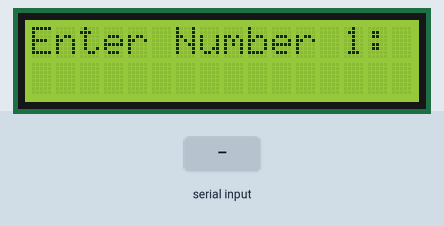
A sketch run on a simulated Arduino Uno, built with avr-gcc and run on an emulated ATmega328P. Parts: 16×2 character LCD. The inputs (shaded band) are chosen by the test bench.

Above: at 1.2 s.
1.3 s: "90,45\n" received over Serial
At 4.0 s:
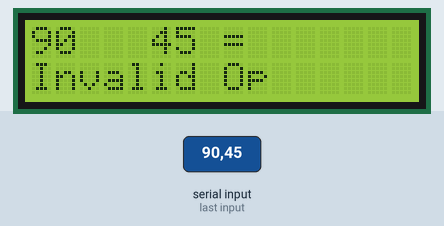
4.3 s: "+" received over Serial
At 7.1 s:
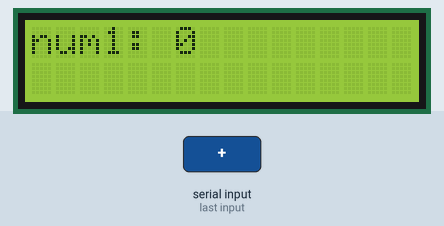
7.3 s: "-" received over Serial
At 10.1 s:
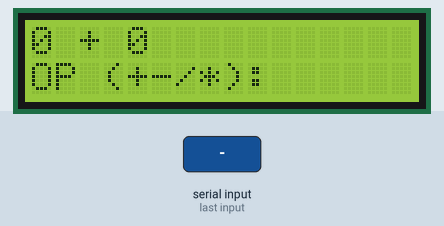
10.3 s: "*" received over Serial
At 11.0 s:
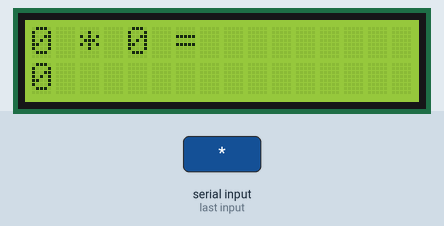
11.8 s: "/" received over Serial
At 14.7 s:
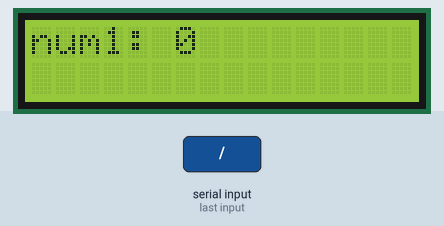
14.8 s: "30,150\n" received over Serial
At 17.7 s:
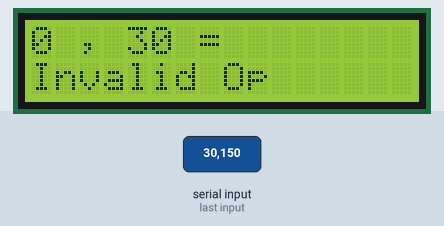
Timing chart, 0 to 18.8 s (numbered marks = the images above; inputs shaded):
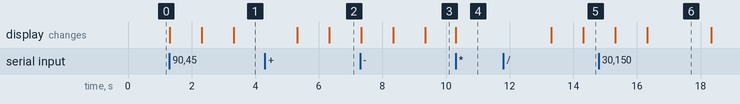

Measured:
- after the input at 1.3 s, the display: first changes at once (image 1 shows a later state)
- after the input at 4.3 s, the display: first differs from a run without the input after 2.0 s (image 2)
- after the input at 7.3 s, the display: first differs from a run without the input after 1.0 s (image 3 shows a later state)
- after the input at 10.3 s, the display: changes at once (image 4)
- after the input at 11.8 s, the display: first differs from a run without the input after 2.5 s (image 5)
- after the input at 14.8 s, the display: first changes after 0.52 s (image 6 shows a later state)

The sketch:

40_lcd_calculator.ino
```cpp
#include <LiquidCrystal.h>

int rs = 7;
int en = 8;
int d4 = 9;
int d5 = 10;
int d6 = 11;
int d7 = 12;
LiquidCrystal lcd(rs, en, d4, d5, d6, d7);

int number1;
int number2;
char op;
int result;

void setup() {
  lcd.begin(16, 2); // 16 columns, 2 rows
  Serial.begin(9600);
}

void loop() {
  lcd.clear();
  lcd.setCursor(0, 0);
  lcd.print("Enter Number 1:");
  while (Serial.available() == 0);
  number1 = Serial.parseInt();
  Serial.flush(); // Clear buffer
  lcd.clear();
  lcd.print("num1: ");
  lcd.print(number1);
  delay(1000);

  lcd.clear();
  lcd.print("Enter Number 2:");
  while (Serial.available() == 0);
  number2 = Serial.parseInt();
  Serial.flush();
  lcd.clear();
  lcd.print("num2: ");
  lcd.print(number2);
  delay(1000);

  lcd.clear();
  lcd.setCursor(0, 0);
  lcd.print(number1);
  lcd.print(" ");
  lcd.print("+"); // Just for clarity
  lcd.print(" ");
  lcd.print(number2);

  lcd.setCursor(0, 1);
  lcd.print("OP (+-/*): ");
  while (Serial.available() == 0);
  op = Serial.read(); // Read single character
  Serial.flush();

  lcd.clear();
  lcd.setCursor(0, 0);
  lcd.print(number1);
  lcd.print(" ");
  lcd.print(op);
  lcd.print(" ");
  lcd.print(number2);
  lcd.print(" = ");

  // Perform the operation
  lcd.setCursor(0, 1);
  switch (op) {
    case '+':
      result = number1 + number2;
      break;
    case '-':
      result = number1 - number2;
      break;
    case '*':
      result = number1 * number2;
      break;
    case '/':
      if (number2 != 0) {
        result = number1 / number2;
      } else {
        lcd.print("Error: Div by 0");
        delay(2000);
        return;
      }
      break;
    default:
      lcd.print("Invalid Op");
      delay(2000);
      return;
  }

  lcd.print(result);
  delay(3000); // Pause before next calculation
}
```
